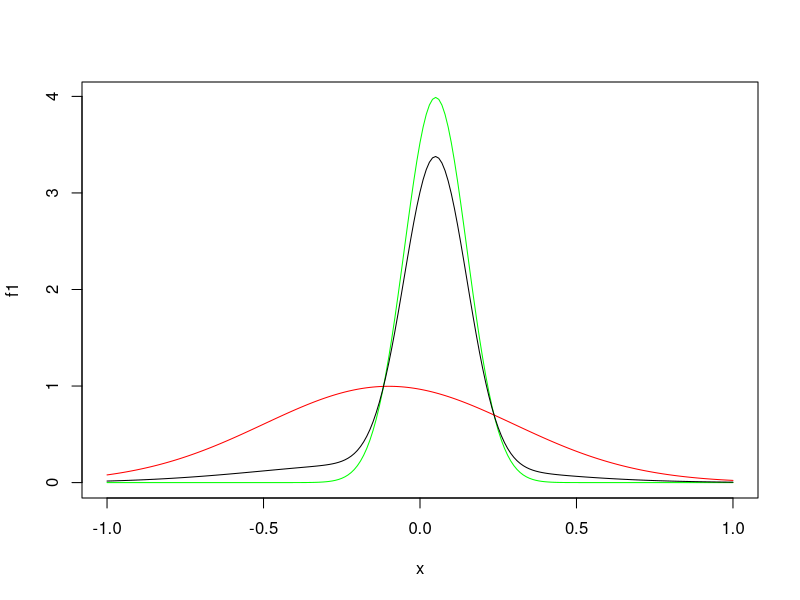

This chart was generated by the following R code:
mu1 = 0.05; sigma1 = 0.1
mu2 = -0.10; sigma2 = 0.4
pi = 0.8
x = seq(-1, 1, by=0.01)
f1 = dnorm(x, mu1, sigma1)
f2 = dnorm(x, mu2, sigma2)
fmelange = pi * f1 + (1-pi) * f2
plot(x, f1, col='green', 'l')
lines(x, f2, col='red')
lines(x, fmelange, col='black')
